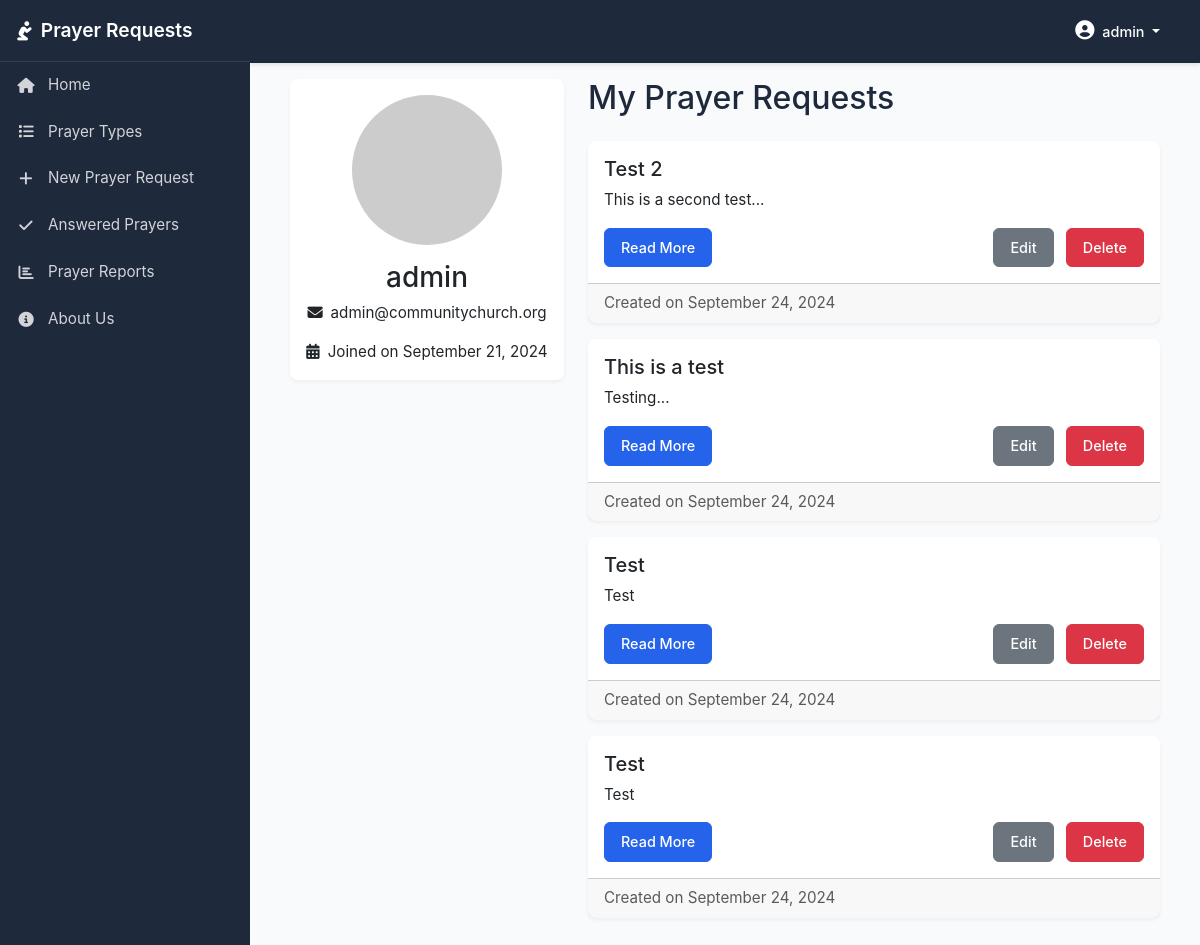
/profile/ (signed in), run on an earlier commit of the app's database.
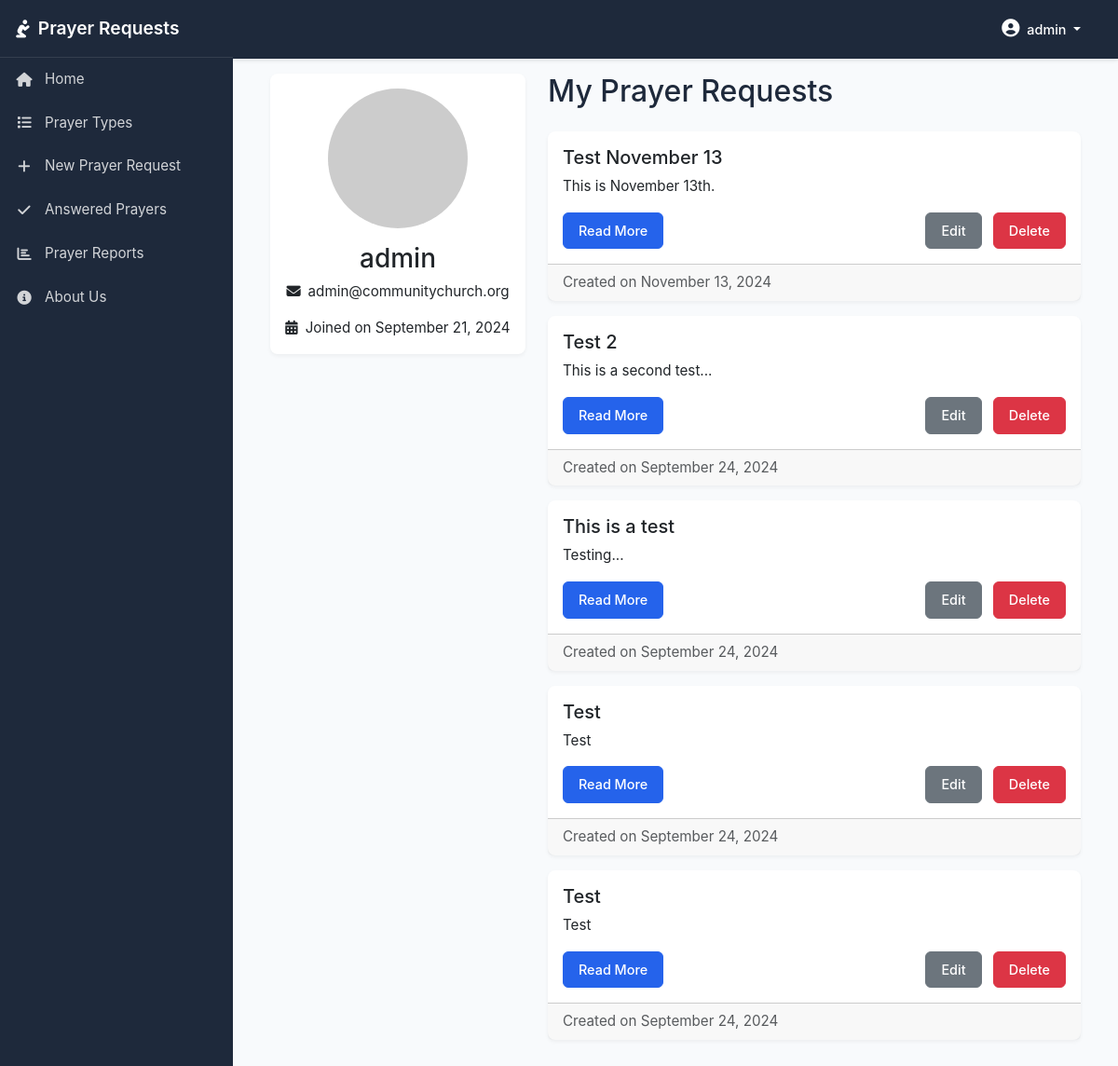
And on a later commit of the database.
### prayer_requests/models.py (models this page shows, shortened)
class PrayerRequest(models.Model):
    PRAYER_TYPES = [
        ('UNSPOKEN', 'Unspoken Prayer Request'),
        ('VERBAL', 'Verbal Prayer Request'),
        ('HEALTH', 'Health-related Prayer Request'),
        ('FAMILY', 'Family-related Prayer Request'),
        ('GUIDANCE', 'Guidance Prayer Request'),
        ('PRAISE', 'Praise Report/Thanksgiving'),
        ('COMMUNITY', 'Community Prayer Request'),
        ('SPIRITUAL', 'Spiritual Growth'),
    ]
    title = models.CharField(max_length=200)
    description = models.TextField()
    created_by = models.ForeignKey(User, on_delete=models.CASCADE)
    created_at = models.DateTimeField(auto_now_add=True)
    updated_at = models.DateTimeField(auto_now=True)
    prayer_type = models.CharField(max_length=20, choices=PRAYER_TYPES, default='VERBAL')
    is_answered = models.BooleanField(default=False)
    answered_at = models.DateTimeField(null=True, blank=True)
    class Meta:
        ordering = ['-created_at']

### prayer_requests/views.py (the view)
# urls.py: path('profile/', views.profile, name='profile'),
@login_required
def profile(request):
    prayer_requests = PrayerRequest.objects.filter(created_by=request.user).order_by('-created_at')
    return render(request, 'prayer_requests/profile.html', {'prayer_requests': prayer_requests})

### prayer_requests/templates/prayer_requests/profile.html (shortened to what this page needs)
{% extends 'prayer_requests/base.html' %}
{% block content %}
<div class="container">
    <div class="row">
        <div class="col-md-4">
            <div class="card mb-4">
                <div class="card-body text-center">
                    <img src="https://via.placeholder.com/150" class="rounded-circle mb-3" alt="{{ user.username }}">
                    <h3 class="card-title">{{ user.username }}</h3>
                    <p class="card-text"><i class="fas fa-envelope me-2"></i>{{ user.email }}</p>
                    <p class="card-text"><i class="fas fa-calendar-alt me-2"></i>Joined on {{ user.date_joined|date:"F d, Y" }}</p>
                </div>
            </div>
        </div>
        <div class="col-md-8">
            <h2 class="mb-4">My Prayer Requests</h2>
            {% for request in prayer_requests %}
                <div class="card mb-3">
                    <div class="card-body">
                        <h5 class="card-title">{{ request.title }}</h5>
                        <p class="card-text">{{ request.description|truncatewords:20 }}</p>
                        <div class="d-flex justify-content-between">
                            <a href="{% url 'prayer_request_detail' request.pk %}" class="btn btn-primary">Read More</a>
                            {% if user == request.created_by or user.is_superuser %}
                                <div>
                                    <a href="{% url 'edit_prayer_request' request.pk %}" class="btn btn-secondary ms-auto">Edit</a>
                                    <button type="button" class="btn btn-danger ms-2" data-bs-toggle="modal" data-bs-target="#deleteModal{{ request.pk }}">
                                        Delete
                                    </button>
                                </div>
                            {% endif %}
                        </div>
                    </div>
                    <div class="card-footer text-muted">
                        Created on {{ request.created_at|date:"F d, Y" }}
                    </div>
                </div>
            {% empty %}
                <div class="alert alert-info" role="alert">
                    You haven't created any prayer requests yet. <a href="{% url 'create_prayer_request' %}" class="alert-link">Create one now</a>!
                </div>
            {% endfor %}
        </div>
    </div>
</div>
{% endblock %}

What changed in the data, as far as the page shows it:
added PrayerRequest: title "Test November 13", description "This is November 13th.", created_at "November 13, 2024"
